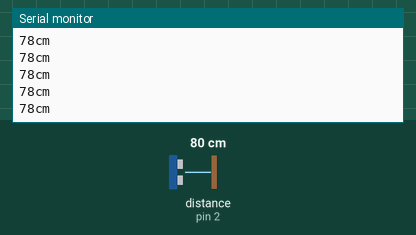
Recording of a sketch running on a simulated Arduino Uno, built with avr-gcc and run on an emulated ATmega328P. Parts: the last lines printed to the serial monitor. Wiring (inferred from the names in the program): ultrasonic range finder: trigger pin 3; echo pin 2. The inputs (shaded band) are chosen by the test bench; at power-on: distance to the obstacle (sensor on pin 2) 80 cm. The echo pulse lasts 58.3 µs per cm.

Above: at 1.2 s.
1.3 s: distance to the obstacle (sensor on pin 2) set to 60 cm
At 1.6 s:
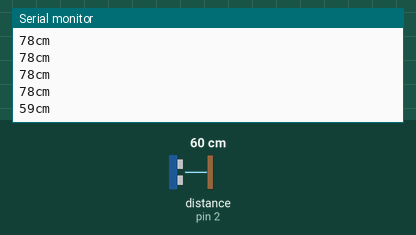
4.3 s: distance to the obstacle (sensor on pin 2) set to 2 cm
At 4.46 s:
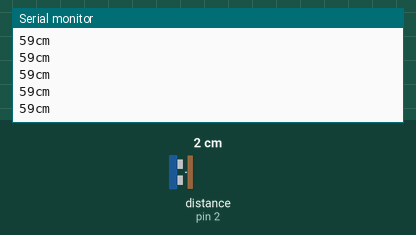
Timing chart, 0 to 7.3 s (numbered marks = the images above; inputs shaded):
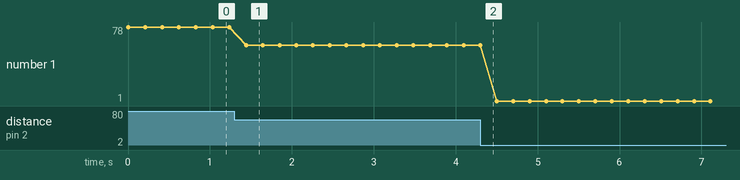

The sketch:

code-dosang.ino
```cpp
const int trig = 3;
const int echo = 2;
void setup(){
    Serial.begin(9600);
    pinMode(trig,OUTPUT);
    pinMode(echo,INPUT);  }
void loop(){
  unsigned long duration;
  int distance;
digitalWrite(trig,0);
  delayMicroseconds(2);
  digitalWrite(trig,1);
  delayMicroseconds(5);
  digitalWrite(trig,0);

  duration = pulseIn(echo,HIGH);
  distance = int(duration/2/29.412);

  Serial.print(distance);
  Serial.println("cm");
  delay(200);
  }
```

Measured:
- after the input at 1.3 s, the serial monitor: prints a new line after 0.14 s (image 1)
- plotted number 1: 78 → 59 after the input at 1.3 s, 59 → 1 after the input at 4.3 s
